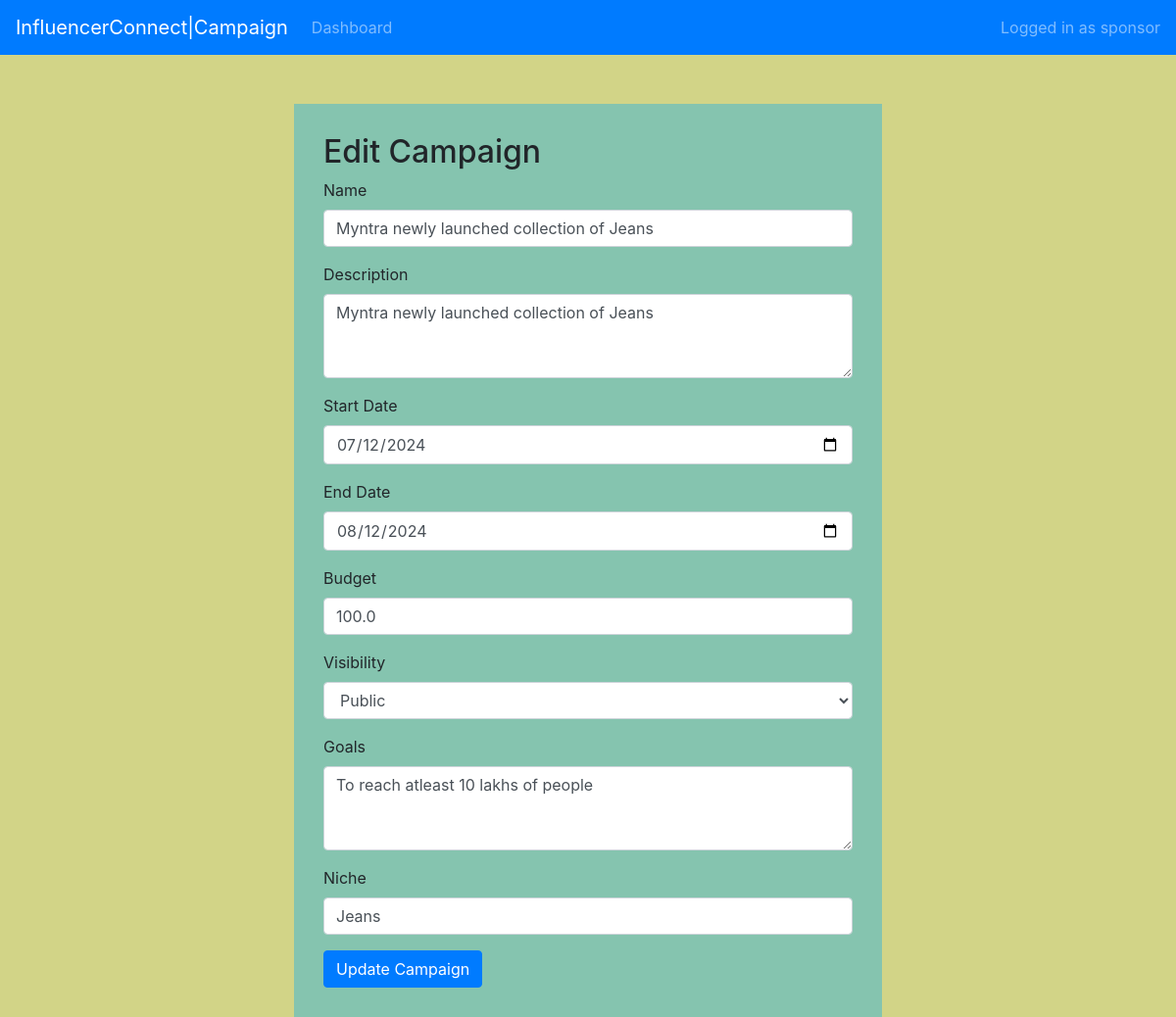
/sponsor/campaign/1/edit (signed in), run on the app's committed database.
### models.py (models this page shows)
class Campaign(db.Model):
    id=db.Column(db.Integer,primary_key=True)
    sponsor_id=db.Column(db.Integer,db.ForeignKey('sponsor.id'),nullable=False)
    name=db.Column(db.String(120),nullable=False)
    description=db.Column(db.Text,nullable=True)
    start_date=db.Column(db.Date,nullable=False)
    end_date=db.Column(db.Date,nullable=False)
    budget=db.Column(db.Float,nullable=False)
    visibility=db.Column(db.String(10),nullable=False)
    goals=db.Column(db.Text,nullable=True)
    niche=db.Column(db.String(120),nullable=True)
    ad_requests=db.relationship('AdRequest',backref='campaign',lazy=True)

### app.py (the view, shortened to what this page needs)
@app.route('/sponsor/campaign/<int:campaign_id>/edit',methods=['GET','POST'])
def edit_campaign(campaign_id):
    if 'username' not in session or session['role']!='Sponsor':
        return redirect(url_for('sponsor_login'))
    campaign=Campaign.query.get_or_404(campaign_id)
    return render_template('edit_campaign.html',campaign=campaign)

### templates/edit_campaign.html (shortened to what this page needs)
<!DOCTYPE html>
<html lang="en">
<head>
    <link rel="stylesheet" href="{{ url_for('static', filename='css/bootstrap.min.css') }}">
</head>
<body style="background-color:rgb(210, 212, 135);">
    <nav class="navbar navbar-expand-lg navbar-dark bg-primary">
        <a class="navbar-brand" href="#">InfluencerConnect|Campaign</a>
        {% if 'username' in session %}
            <ul class="navbar-nav mr-auto">
                <li class="nav-item">
                    <a class="nav-link" href="{{ url_for('sponsor_dashboard') }}">Dashboard</a>
                </li>
            </ul>
            <span class="navbar-text">Logged in as {{ session['username'] }}</span>
        {% else %}
            <a href="{{ url_for('sponsor_login') }}" class="btn btn-secondary">Login</a>
        {% endif %}
    </nav>
    <div class="container" style="background-color:rgb(133, 196, 175); width: 600px; margin-top:50px; padding: 30px;">
        <h2>Edit Campaign</h2>
        <form action="{{ url_for('edit_campaign', campaign_id=campaign.id) }}" method="POST">
            <div class="form-group">
                <label for="name">Name</label>
                <input type="text" class="form-control" id="name" name="name" value="{{ campaign.name }}" required>
            </div>
            <div class="form-group">
                <label for="description">Description</label>
                <textarea class="form-control" id="description" name="description" rows="3" required>{{ campaign.description }}</textarea>
            </div>
            <div class="form-group">
                <label for="start_date">Start Date</label>
                <input type="date" class="form-control" id="start_date" name="start_date" value="{{ campaign.start_date }}" required>
            </div>
            <div class="form-group">
                <label for="end_date">End Date</label>
                <input type="date" class="form-control" id="end_date" name="end_date" value="{{ campaign.end_date }}" required>
            </div>
            <div class="form-group">
                <label for="budget">Budget</label>
                <input type="number" class="form-control" id="budget" name="budget" value="{{ campaign.budget }}" step="1" required>
            </div>
            <div class="form-group">
                <label for="visibility">Visibility</label>
                <select class="form-control" id="visibility" name="visibility" required>
                    <option value="public" {% if campaign.visibility == 'public' %}selected{% endif %}>Public</option>
                </select>
            </div>
            <div class="form-group">
                <label for="goals">Goals</label>
                <textarea class="form-control" id="goals" name="goals" rows="3">{{ campaign.goals }}</textarea>
            </div>
            <div class="form-group">
                <label for="niche">Niche</label>
                <input type="text" class="form-control" id="niche" name="niche" value="{{ campaign.niche }}" required>
            </div>
            <button type="submit" class="btn btn-primary">Update Campaign</button>
        </form>
    </div>
</body>
</html>

### data on the page
Campaign: name "Myntra newly launched collection of Jeans", description "Myntra newly launched collection of Jeans", start_date "07/12/2024", end_date "08/12/2024", budget "100.0", visibility "Public", goals "To reach atleast 10 lakhs of people", niche "Jeans"

### other printed values
{{ session['username'] }} "sponsor"
